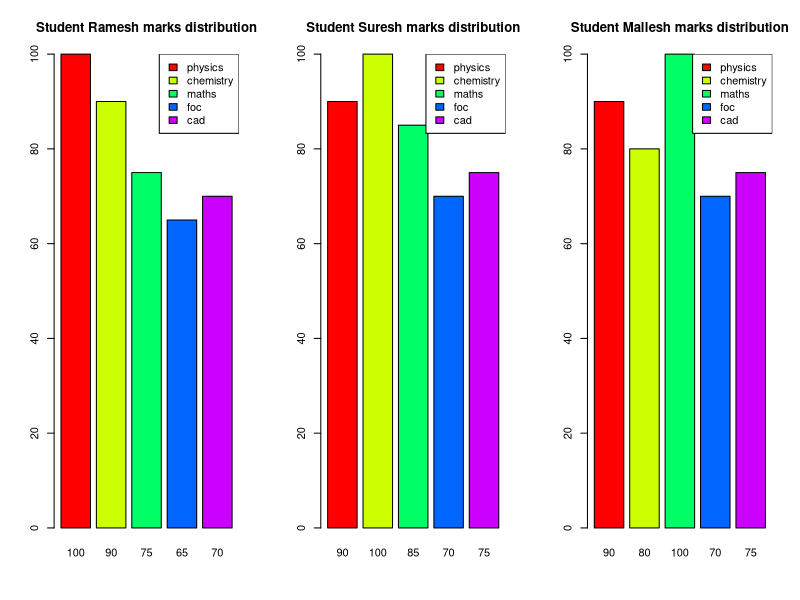
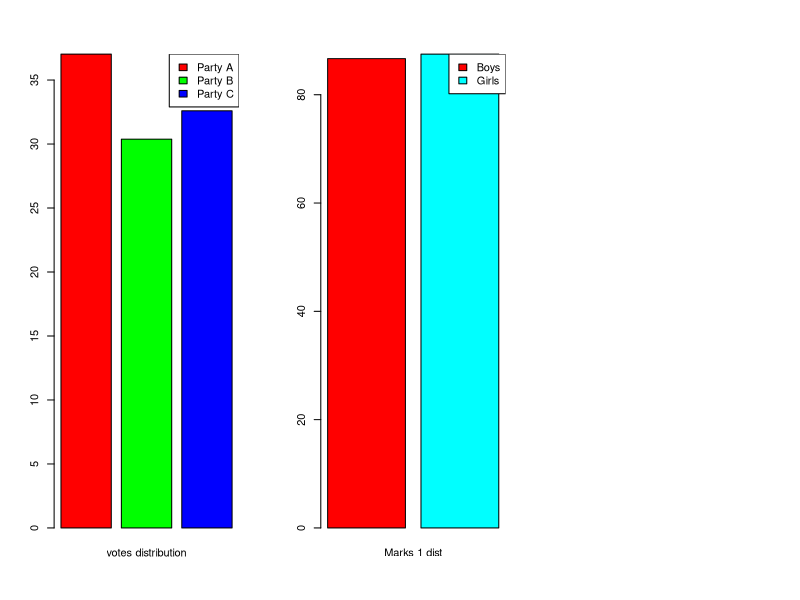

The R script that drew these images, in order:
df <- data.frame(
  name = c("Ramesh", "Suresh", "Mallesh"),
  physics = c(100,90,90),
  chemistry = c(90,100,80),
  maths = c(75, 85, 100),
  foc = c(65, 70, 70),
  cad = c(70, 75, 75)
)
df
labels <- colnames(df)[2:6]
par(mfrow=c(1,3))
for(row in 1:nrow(df)){
  x <- df[row, 2:6]
  barplot(as.numeric(x), names.arg = x,  main = paste('Student',df[row,'name'],'marks distribution'), col = rainbow(length(x)))
  legend("topright" ,legend = labels, fill = rainbow(length(x)))
}

df = data.frame(
  votes = c(55,65,74,23,21,29,39,10),
  party = c("A", "B", "C", "A", "B", "C", "A", "B")
)

labels <- c("Party A", "Party B", "Party C")
a <- sum(df$votes[df$party == 'A'])/sum(df$votes)*100
b <- sum(df$votes[df$party == 'B'])/sum(df$votes)*100
c <- sum(df$votes[df$party == 'C'])/sum(df$votes)*100
v<-c(a,b,c)
barplot(v, names.arg = "votes distribution", col=rainbow(length(v)))
legend("topright", legend = labels, fill = rainbow(length(v)))


df <- data.frame(
  rollno = c(100, 101, 102, 103, 104),
  marks1 = c(90,100,85,90,70),
  marks2 = c(85,90,100,95,75),
  gender = c('M','M','F','F','M')
)
x<- c(mean(df[df$gender == 'M',]$marks1), mean(df[df$gender == 'F',]$marks1))
barplot(x, names.arg = 'Marks 1 dist', col = rainbow(length(x)))
legend("topright", legend = c("Boys", "Girls"), fill = rainbow(length(x)))
